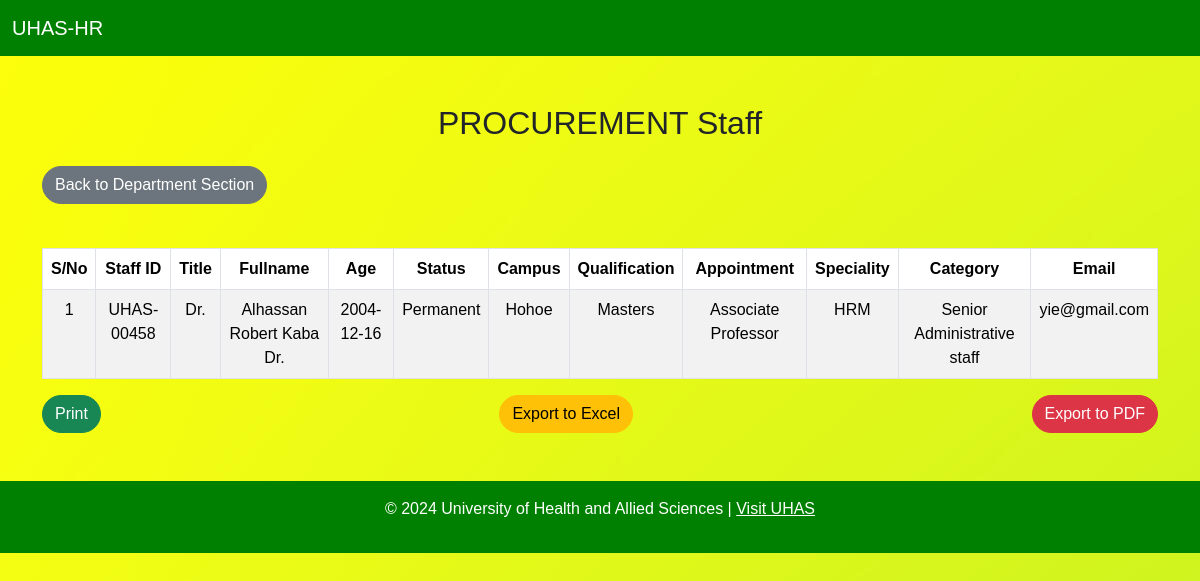
Screenshot of /departments.php?department=PROCUREMENT with the database file from the repository.
### tables this page shows
CREATE TABLE `staff` (
  `id` int(11) NOT NULL,
  `staff_id` varchar(11) NOT NULL,
  `controller_no` varchar(50) NOT NULL,
  `ghanacard_no` text NOT NULL,
  `duty_status` varchar(50) NOT NULL,
  `status` varchar(50) DEFAULT NULL,
  `from_date` date DEFAULT NULL,
  `to_date` date DEFAULT NULL,
  `first_name` varchar(100) DEFAULT NULL,
  `middle_name` varchar(100) DEFAULT NULL,
  `last_name` varchar(100) DEFAULT NULL,
  `title` text DEFAULT NULL,
  `full_name` varchar(255) DEFAULT NULL,
  `designation` text NOT NULL,
  `employee_status` text NOT NULL,
  `date_on_present_grade` date DEFAULT NULL,
  `present_appointment` varchar(255) DEFAULT NULL,
  `dob` date DEFAULT NULL,
  `marital_status` varchar(20) DEFAULT NULL,
  `gender` varchar(10) DEFAULT NULL,
  `hometown` varchar(100) DEFAULT NULL,
  `qualifications` text DEFAULT NULL,
  `details_of_highest_qualification` text DEFAULT NULL,
  `highest_qualification` varchar(100) DEFAULT NULL,
  `speciality` varchar(100) DEFAULT NULL,
  `first_appointment` date DEFAULT NULL,
  `date_hired` date DEFAULT NULL,
  `assumption_of_duty_date` date DEFAULT NULL,
  `other_appointment` varchar(255) DEFAULT NULL,
  `from_appointment` date DEFAULT NULL,
  `to_appointment` date DEFAULT NULL,
  `staff_category` varchar(50) DEFAULT NULL,
  `department` varchar(100) DEFAULT NULL,
  `directory` varchar(255) DEFAULT NULL,
  `gog_unit` varchar(100) DEFAULT NULL,
  `campus` varchar(100) DEFAULT NULL,
  `end_of_contract_date` date DEFAULT NULL,
  `years_with_uhas` int(11) DEFAULT NULL,
  `phone` varchar(15) DEFAULT NULL,
  `email_official` varchar(100) DEFAULT NULL,
  `email_private` varchar(100) DEFAULT NULL,
  `birthday` date DEFAULT NULL,
  `files` text DEFAULT NULL
);

### departments.php (the view, shortened to what this page needs)
<?php
include('config.php');
$selected_department = isset($_GET['department']) ? $_GET['department'] : null;
$staff_details = [];
if ($selected_department) {
    $query = "SELECT * FROM staff WHERE department = ?";
    $stmt = $pdo->prepare($query);
    $stmt->execute([$selected_department]);
    $staff_details = $stmt->fetchAll();
}
?>
<!DOCTYPE html>
<html lang="en">
<head>
    <link rel="stylesheet" href="https://cdn.jsdelivr.net/npm/bootstrap@5.3.1/dist/css/bootstrap.min.css">
    <link rel="stylesheet" href="https://cdn.jsdelivr.net/npm/datatables.net-bs5/css/dataTables.bootstrap5.min.css">
</head>
<body>
<nav class="navbar navbar-expand-lg navbar-light bg-green">
    <div class="container-fluid">
        <a class="navbar-brand" href="home.php">UHAS-HR</a>
    </div>
</nav>
<?php if ($selected_department): ?>
    <div class="container my-5">
        <h2 class="text-center mb-4"><?= htmlspecialchars($selected_department); ?> Staff</h2>
        <button id="backButton" class="btn btn-secondary mb-4">Back to Department Section</button>
        <table id="staffTable" class="table table-striped table-bordered">
            <thead>
                <tr>
                    <th>S/No</th>
                    <th>Staff ID</th>
                    <th>Title</th>
                    <th>Fullname</th>
                    <th>Age</th>
                    <th>Status</th>
                    <th>Campus</th>
                    <th>Qualification</th>
                    <th>Appointment</th>
                    <th>Speciality</th>
                    <th>Category</th>
                    <th>Email</th>
                </tr>
            </thead>
            <tbody>
                <?php foreach ($staff_details as $index => $staff): ?>
                    <tr>
                        <td><?= $index + 1; ?></td>
                        <td><?= htmlspecialchars($staff['staff_id']); ?></td>
                        <td><?= htmlspecialchars($staff['title']); ?></td>
                        <td><?= htmlspecialchars($staff['full_name']); ?></td>
                        <td><?= htmlspecialchars($staff['dob']); ?></td>
                        <td><?= htmlspecialchars($staff['employee_status']); ?></td>
                        <td><?= htmlspecialchars($staff['campus']); ?></td>
                        <td><?= htmlspecialchars($staff['highest_qualification']); ?></td>
                        <td><?= htmlspecialchars($staff['present_appointment']); ?></td>
                        <td><?= htmlspecialchars($staff['speciality']); ?></td>
                        <td><?= htmlspecialchars($staff['staff_category']); ?></td>
                        <td><?= htmlspecialchars($staff['email_official']); ?></td>
                    </tr>
                <?php endforeach; ?>
            </tbody>
        </table>
        <div class="d-flex justify-content-between">
            <button id="printButton" class="btn btn-success">Print</button>
            <button id="exportExcel" class="btn btn-warning">Export to Excel</button>
            <button id="exportPdf" class="btn btn-danger">Export to PDF</button>
        </div>
    </div>
<?php endif; ?>
<footer class="bg-yellow text-white text-center py-3">
    <p>&copy; 2024 University of Health and Allied Sciences | <a href="https://www.uhas.edu.gh" target="_blank" class="text-white">Visit UHAS</a></p>
</footer>
</body>
</html>

### departments.php (style rules this page uses)
body { font-family: Arial, sans-serif; background-image: url('bg.jpg'); }
.navbar { background-color: green; }
.navbar-brand { color: #FFFFFF; }
footer { background-color: green; }
.btn { border-radius: 20px; color: ; }
#staffTable { width: 100%; margin-top: 20px; }
table th, table td { text-align: center; }

### rows the page displays
staff: staff "UHAS-00458", title "Dr.", full_name "Alhassan Robert Kaba Dr.", dob "2004-12-16", employee_status "Permanent", campus "Hohoe", highest_qualification "Masters", present_appointment "Associate Professor", speciality "HRM", staff_category "Senior Administrative staff", email_official "yie@gmail.com"

### other values shown
$selected_department "PROCUREMENT"
